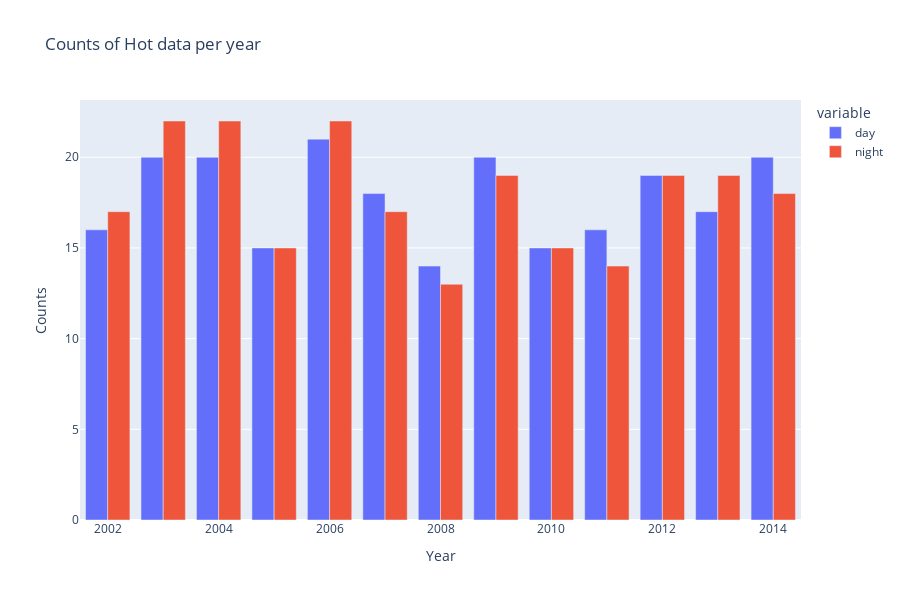

The code cell stored with this chart in its notebook:
### Code cell
px.bar(
    counts_year,
    x=counts_year.index,
    y=counts_year.columns,
    # side by side
    barmode="group",
    title=f"Counts of {station} data per year",
    labels={"value": "Counts"},
    color_discrete_sequence=px.colors.qualitative.Plotly,
).update_layout(xaxis_title="Year", height=600).show()

### Figure 1 — Plotly figure (JSON) as saved in the notebook; plotly's stock layout.template omitted (floating-point values rounded to 4 significant figures)
{"data": [{"alignmentgroup": "True", "hovertemplate": "variable=day<br>year=%{x}<br>Counts=%{y}<extra></extra>", "legendgroup": "day", "marker": {"color": "#636EFA", "pattern": {"shape": ""}}, "name": "day", "offsetgroup": "day", "orientation": "v", "showlegend": true, "textposition": "auto", "type": "bar", "x": [2002, 2003, 2004, 2005, 2006, 2007, 2008, 2009, 2010, 2011, 2012, 2013, 2014], "xaxis": "x", "y": [16, 20, 20, 15, 21, 18, 14, 20, 15, 16, 19, 17, 20], "yaxis": "y"}, {"alignmentgroup": "True", "hovertemplate": "variable=night<br>year=%{x}<br>Counts=%{y}<extra></extra>", "legendgroup": "night", "marker": {"color": "#EF553B", "pattern": {"shape": ""}}, "name": "night", "offsetgroup": "night", "orientation": "v", "showlegend": true, "textposition": "auto", "type": "bar", "x": [2002, 2003, 2004, 2005, 2006, 2007, 2008, 2009, 2010, 2011, 2012, 2013, 2014], "xaxis": "x", "y": [17, 22, 22, 15, 22, 17, 13, 19, 15, 14, 19, 19, 18], "yaxis": "y"}], "layout": {"barmode": "group", "height": 600, "legend": {"title": {"text": "variable"}, "tracegroupgap": 0}, "title": {"text": "Counts of Hot data per year"}, "xaxis": {"anchor": "y", "domain": [0, 1], "title": {"text": "Year"}}, "yaxis": {"anchor": "x", "domain": [0, 1], "title": {"text": "Counts"}}}}
